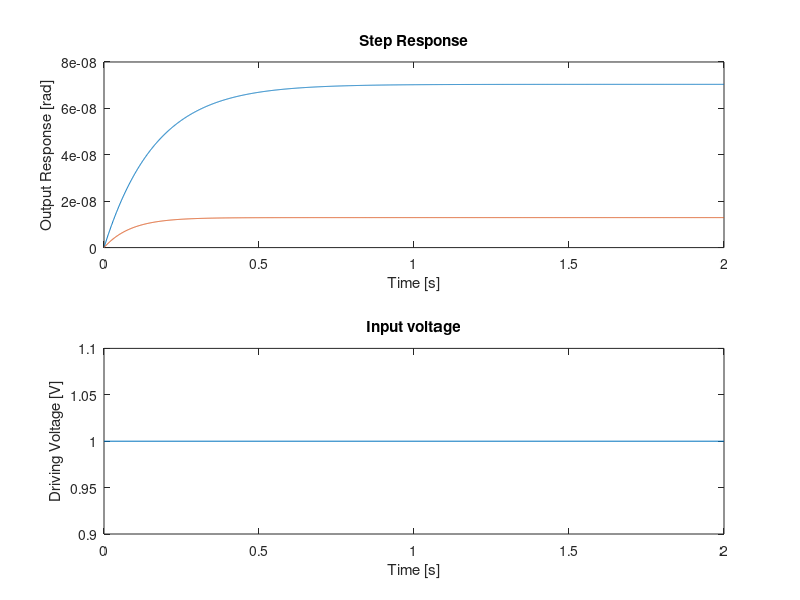
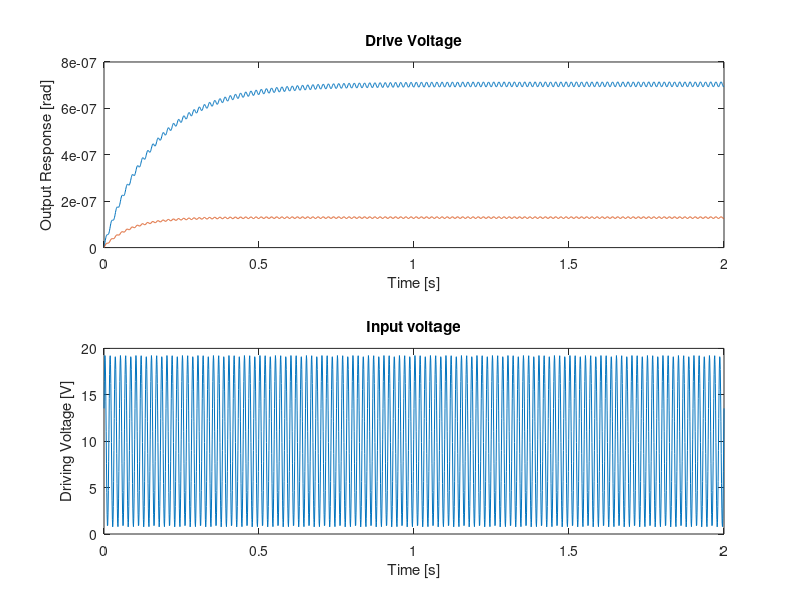

Write MATLAB code to recreate these figures, in order.
clear; close all;

% ---------------- Geometry & gain & constant definitions -----------------

% Define control constants
Vdc = 10; % DC voltage
Vacx = 5; % AC voltage component in x direction
Vacy = 5; % AC voltage component in y direction
fx = 60;  % frequency in x direction (Hz)
fy = 60;  % frequency in y direction (Hz)
phiy = pi/4; % phase shift in y direction
t = 0:0.001:2; % time vector from 0 to 1 second with 1 ms interval

% Mirror geometry
a = 600e-6/2; % Length of semi-major axis [m]
b = 400e-6/2; % Length of semi-minor axis [m]
h = 20e-6;    % Mirror thickness [m]
V = pi*a*b*h; % Volume of mirror [m^3]

% Define mirror properties
rho = 2300;  % Density of silicon [kg/m^3]
m = rho * V; % Mass [kg];
% Mass moment of inertia about each axis [kg*m^2]
Jx = (1/4) * m * a^2 + (1/12) * m * b^2; % Minor axis
Jy = (1/4) * m * b^2 + (1/12) * m * a^2; % Major axis
% Stiffness and damping properties
zeta = 0.05; % damping ratio estimate
kx = (600*2*pi)^2*Jx;  % spring constant in x direction
ky = (1400*2*pi)^2*Jy; % spring constant in y direction
cx = 2*zeta*sqrt(kx*m);% damping coefficient in x direction
cy = 2*zeta*sqrt(ky*m);% damping coefficient in y direction
gx = 1;                % Drive voltage (input) gain


% ----------------------- Input voltage definition ------------------------

% Drive voltage definition
Vdrive = Vdc + Vacx .* sin(2*pi*fx*t) + Vacy .* sin(2*pi*fy*t + phiy);


% ------------------------ State space definition -------------------------

% let x = [thetax, thetay, thetax', thetay']
A = [0, 0, 1, 0;
     0, 0, 0, 1;
     -kx/Jx, 0, -cx/Jx, 0;
     0, -ky/Jy, 0, -cy/Jy];
B = [0; 0; gx; gx];
C = [1, 0, 0, 0;
     0, 1, 0, 0];
D = 0;

sys = ss(A, B, C, D);


% ---------------------- Model for different inputs -----------------------

% Simulate the step response of the system
[yOut, tOut] = step(sys, t);

% Simulate the Vdrive response of system
[yDrive, tDrive] = lsim(sys, Vdrive, t);


% ----------------------- Plot for different inputs -----------------------

% Plot step response
figure;
subplot(2, 1, 1);
plot(tOut, yOut);
title('Step Response');
xlabel('Time [s]'); ylabel('Output Response [rad]');
subplot(2, 1, 2);
plot([0, t(end)], [1, 1]);
title('Input voltage');
xlabel('Time [s]'); ylabel('Driving Voltage [V]');

% Plot driving voltage response
figure;
subplot(2, 1, 1);
plot(tDrive, yDrive);
title('Drive Voltage');
xlabel('Time [s]'); ylabel('Output Response [rad]');
subplot(2, 1, 2);
plot(t, Vdrive);
title('Input voltage');
xlabel('Time [s]'); ylabel('Driving Voltage [V]');
